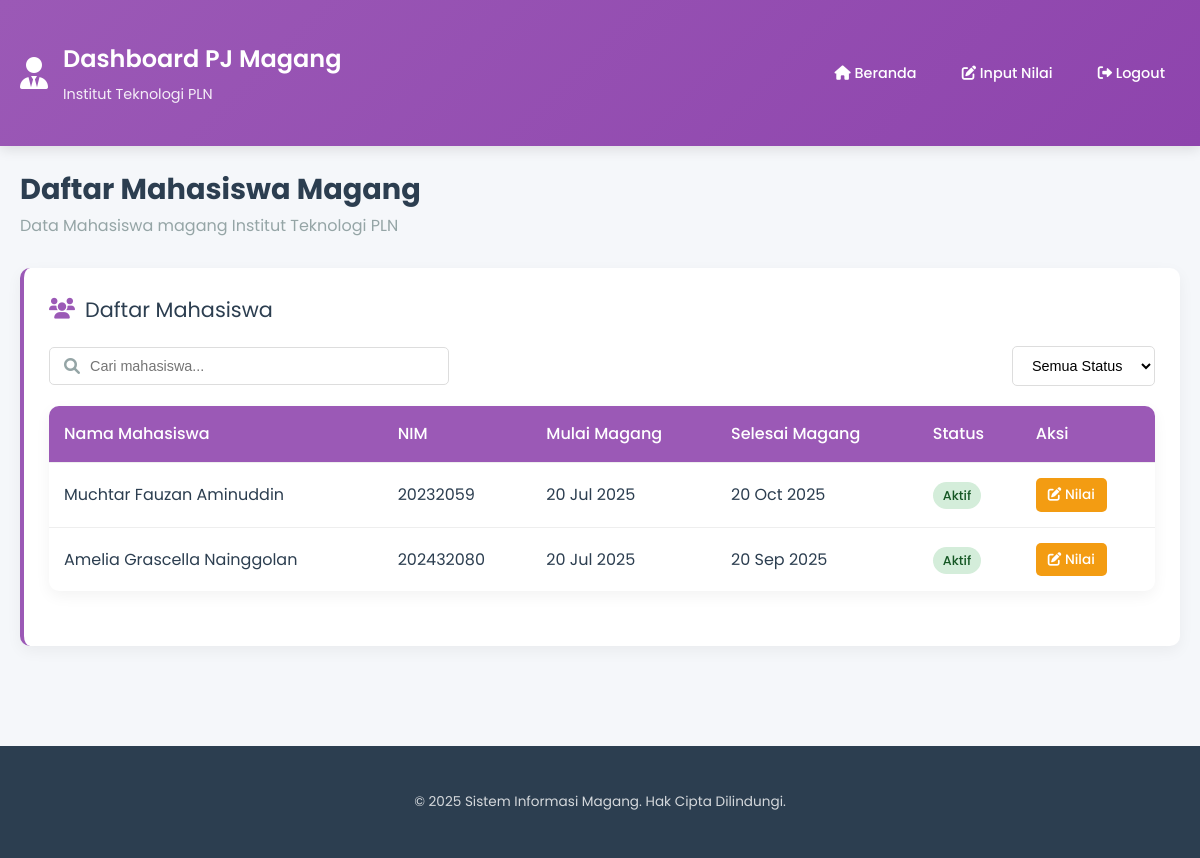
Screenshot of /mahasiswa_pj.php with the database file from the repository.
### tables this page shows
CREATE TABLE `mahasiswa` (
  `NIM` varchar(20) NOT NULL,
  `Nama_Mahasiswa` varchar(100) NOT NULL,
  `ID_Lokasi_Magang` int(11) DEFAULT NULL,
  `Mulai_Magang` date DEFAULT NULL,
  `Selesai_Magang` date DEFAULT NULL,
  `Nomor_Telp` varchar(15) DEFAULT NULL
);

### mahasiswa_pj.php (the view, shortened to what this page needs)
<?php
$host = "127.0.0.1";
$username = "root";
$password = "";
$database = "sistem_magang";
$conn = new mysqli($host, $username, $password, $database);
$students_query = "SELECT m.*,
                  CASE
                      WHEN CURDATE() BETWEEN m.Mulai_Magang AND m.Selesai_Magang THEN 'Aktif'
                      WHEN CURDATE() > m.Selesai_Magang THEN 'Selesai'
                      ELSE 'Belum Mulai'
                  END AS Status_Magang
                  FROM mahasiswa m
                  ORDER BY m.Mulai_Magang DESC";
$students_result = $conn->query($students_query);
?>
<!DOCTYPE html>
<html lang="en">
<head>
    <link rel="stylesheet" href="https://cdnjs.cloudflare.com/ajax/libs/font-awesome/6.0.0-beta3/css/all.min.css">
</head>
<body>
    <header>
        <div class="container header-content">
            <div class="logo">
                <i class="fas fa-user-tie"></i>
                <div class="logo-text">
                    <h1>Dashboard PJ Magang</h1>
                    <p>Institut Teknologi PLN</p>
                </div>
            </div>
            <nav>
                <ul>
                    <li><a href="index_pj.php"><i class="fas fa-home"></i> Beranda</a></li>
                    <li><a href="nilai_form.php"><i class="fas fa-edit"></i> Input Nilai</a></li>
                    <li><a href="logout.php"><i class="fas fa-sign-out-alt"></i> Logout</a></li>
                </ul>
            </nav>
        </div>
    </header>
    <main class="container">
        <div class="dashboard-title">
            <div>
                <h2>Daftar Mahasiswa Magang</h2>
                <p>Data Mahasiswa magang Institut Teknologi PLN</p>
            </div>
        </div>
        <div class="welcome-card">
            <div class="section-title">
                <i class="fas fa-users"></i>
                <span>Daftar Mahasiswa</span>
            </div>
            <div class="search-filter">
                <div class="search-box">
                    <i class="fas fa-search"></i>
                    <input type="text" id="searchInput" placeholder="Cari mahasiswa...">
                </div>
                <select class="filter-select" id="statusFilter">
                    <option value="all">Semua Status</option>
                </select>
            </div>
            <table class="student-table">
                <thead>
                    <tr>
                        <th>Nama Mahasiswa</th>
                        <th>NIM</th>
                        <th>Mulai Magang</th>
                        <th>Selesai Magang</th>
                        <th>Status</th>
                        <th>Aksi</th>
                    </tr>
                </thead>
                <tbody>
                    <?php if ($students_result->num_rows > 0): ?>
                        <?php while($student = $students_result->fetch_assoc()): ?>
                            <tr>
                                <td><?php echo htmlspecialchars($student['Nama_Mahasiswa']); ?></td>
                                <td><?php echo htmlspecialchars($student['NIM']); ?></td>
                                <td><?php echo date('d M Y', strtotime($student['Mulai_Magang'])); ?></td>
                                <td><?php echo date('d M Y', strtotime($student['Selesai_Magang'])); ?></td>
                                <td>
                                    <?php
                                    $status_class = '';
                                    if ($student['Status_Magang'] == 'Aktif') {
                                        $status_class = 'status-active';
                                    } elseif ($student['Status_Magang'] == 'Selesai') {
                                        $status_class = 'status-completed';
                                    } else {
                                        $status_class = 'status-upcoming';
                                    }
                                    ?>
                                    <span class="status-badge <?php echo $status_class; ?>">
                                        <?php echo htmlspecialchars($student['Status_Magang']); ?>
                                    </span>
                                </td>
                                <td>
                                    <a href="nilai_form.php?nim=<?php echo $student['NIM']; ?>" class="action-link edit"><i class="fas fa-edit"></i> Nilai</a>
                                </td>
                            </tr>
                        <?php endwhile; ?>
                    <?php else: ?>
                        <tr>
                            <td colspan="7" style="text-align: center;">Tidak ada mahasiswa yang sedang magang di perusahaan ini.</td>
                        </tr>
                    <?php endif; ?>
                </tbody>
            </table>
        </div>
    </main>
    <footer>
        <div class="container footer-content">
            <p class="copyright">&copy; <?php echo date('Y'); ?> Sistem Informasi Magang. Hak Cipta Dilindungi.</p>
        </div>
    </footer>
</body>
</html>

### mahasiswa_pj.php (style rules this page uses)
:root { --primary: #3498db; --primary-dark: #2980b9; --secondary: #2ecc71; --danger: #e74c3c; --warning: #f39c12; --light: #ecf0f1; --dark: #2c3e50; --gray: #95a5a6; --company-color: #9b59b6; }
* { margin: 0; padding: 0; box-sizing: border-box; }
body { font-family: 'Poppins', sans-serif; background-color: #f5f7fa; color: var(--dark); line-height: 1.6; }
.container { max-width: 1200px; margin: 0 auto; padding: 20px; }
header { background: linear-gradient(135deg, var(--company-color), #8e44ad); color: white; padding: 20px 0; box-shadow: 0 4px 12px rgba(0, 0, 0, 0.1); position: relative; z-index: 10; }
.header-content { display: flex; justify-content: space-between; align-items: center; }
.logo { display: flex; align-items: center; gap: 15px; }
.logo i { font-size: 2rem; }
.logo-text h1 { font-size: 1.5rem; font-weight: 600; margin-bottom: 5px; }
.logo-text p { font-size: 0.9rem; opacity: 0.9; }
nav ul { display: flex; list-style: none; gap: 15px; }
nav a { color: white; text-decoration: none; font-weight: 500; padding: 8px 15px; border-radius: 5px; transition: all 0.3s ease; font-size: 0.9rem; }
main { padding: 30px 0; }
.dashboard-title { display: flex; justify-content: space-between; align-items: center; margin-bottom: 30px; flex-wrap: wrap; gap: 20px; }
.dashboard-title h2 { font-size: 1.8rem; color: var(--dark); }
.dashboard-title p { color: var(--gray); }
.welcome-card { background: white; border-radius: 10px; padding: 25px; box-shadow: 0 5px 15px rgba(0, 0, 0, 0.05); margin-bottom: 30px; border-left: 4px solid var(--company-color); }
.section-title { font-size: 1.3rem; margin-bottom: 20px; color: var(--dark); display: flex; align-items: center; gap: 10px; }
.section-title i { color: var(--company-color); }
.student-table { width: 100%; border-collapse: collapse; background: white; border-radius: 10px; overflow: hidden; box-shadow: 0 5px 15px rgba(0, 0, 0, 0.05); margin-bottom: 30px; }
.student-table th, .student-table td { padding: 15px; text-align: left; border-bottom: 1px solid #eee; }
.student-table th { background-color: var(--company-color); color: white; font-weight: 500; }
.student-table tr:last-child td { border-bottom: none; }
.status-badge { padding: 5px 10px; border-radius: 20px; font-size: 0.8rem; font-weight: 500; }
.status-active { background-color: #d4edda; color: #155724; }
.action-link { display: inline-block; padding: 6px 12px; background: var(--company-color); color: white; border-radius: 5px; text-decoration: none; font-weight: 500; transition: background 0.3s ease; font-size: 0.85rem; margin-right: 5px; }
.action-link.edit { background: var(--warning); }
.search-filter { display: flex; justify-content: space-between; align-items: center; margin-bottom: 20px; flex-wrap: wrap; gap: 15px; }
.search-box { position: relative; flex-grow: 1; max-width: 400px; }
.search-box input { width: 100%; padding: 10px 15px 10px 40px; border: 1px solid #ddd; border-radius: 5px; font-size: 0.9rem; }
.search-box i { position: absolute; left: 15px; top: 50%; transform: translateY(-50%); color: var(--gray); }
.filter-select { padding: 10px 15px; border: 1px solid #ddd; border-radius: 5px; font-size: 0.9rem; background: white; }
footer { background: var(--dark); color: white; padding: 25px 0; text-align: center; margin-top: 50px; }
.footer-content { display: flex; flex-direction: column; align-items: center; gap: 15px; }
.copyright { font-size: 0.85rem; opacity: 0.8; }

### rows the page displays
mahasiswa: Nama_Mahasiswa "Muchtar Fauzan Aminuddin", NIM "20232059", Mulai_Magang "20 Jul 2025", Selesai_Magang "20 Oct 2025", Status_Magang "Aktif"
mahasiswa: Nama_Mahasiswa "Amelia Grascella Nainggolan", NIM "202432080", Mulai_Magang "20 Jul 2025", Selesai_Magang "20 Sep 2025", Status_Magang "Aktif"
